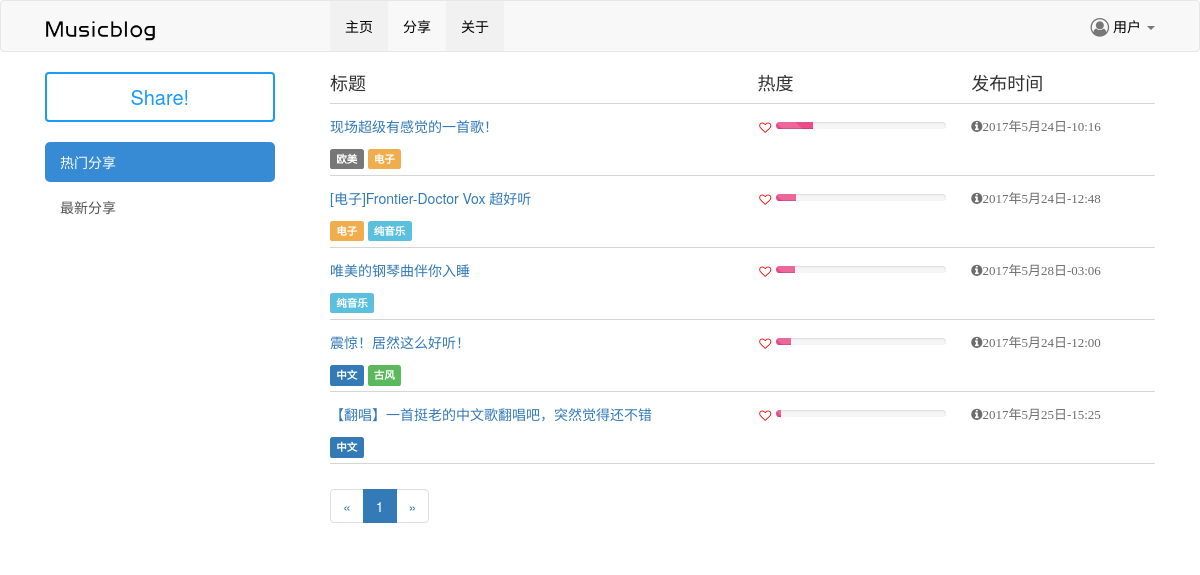
The app's page /index/ with its own data.
### app/models.py (models this page shows, shortened)
class essay(models.Model):
    title = models.CharField(max_length=128,blank=False,null=False)
    auther = models.CharField(max_length=50,blank=False,null=False)
    creatdate = models.DateTimeField(auto_now_add=True)
    content = models.TextField()
    platform = models.CharField(max_length=128)
    link = models.CharField(max_length=2048,blank=False,null=False)
    like = models.IntegerField(default=0)
    comment = models.IntegerField(default=0)
    open = models.IntegerField(default=0)
    popular = models.DecimalField(max_digits=7,decimal_places=2,default=0)
    lable = models.CharField(max_length=128,default='')

### app/views.py (the view)
# urls.py: url(r'^index/$',v1.index,name='index'),
def index(request):
    blog_list = essay.objects.all().order_by('-popular')
    paginator = Paginator(blog_list,10)
    page = request.GET.get('page')
    try:
        blog_list = paginator.page(page)
    except PageNotAnInteger:
        blog_list = paginator.page(1)
    except EmptyPage:
        blog_list = paginator.page(1)
    numlist = range(1,paginator.num_pages+1)
    lablelist = []
    for e in blog_list:
        lablelist.append(str(e.lable).split(';')[1:])
    return render(request, 'index.html', {'posts': blog_list,'numlist':numlist,'lablelist':lablelist,'state':1})

### app/templates/index.html (shortened to what this page needs)
{% extends "base.html" %}
{% block content %}
        <div class="row">
            <div class="col-xs-6">
                <font face="youyuan" size="4">标题</font>
            </div>
            <div class="col-xs-3">
                <font face="youyuan" size="4">热度</font>
            </div>
            <div class="col-xs-3">
                <font face="youyuan" size="4">发布时间</font>
            </div>
        </div>
        <hr>
        {% for post in posts %}
        <div class="row">
            <div class="col-xs-6">
                <div class="news-list-item">
                    <a class="title" href="{% url 'show_blog' post.id %}">
                        <h5>{{ post.title }}</h5>
                    </a>
                    {% for i in lablelist %}
                        {% ifequal forloop.counter forloop.parentloop.counter %}
                            {% for j in i %}
                                {% ifequal j '电子' %}
                                    <span class="label label-warning">{{j}}</span>
                                {% endifequal %}
                                {% ifequal j '欧美' %}
                                    <span class="label label-default">{{j}}</span>
                                {% endifequal %}
                                {% ifequal j '纯音乐' %}
                                    <span class="label label-info">{{j}}</span>
                                {% endifequal %}
                                {% ifequal j '中文' %}
                                    <span class="label label-primary">{{j}}</span>
                                {% endifequal %}
                                {% ifequal j '古风' %}
                                    <span class="label label-success">{{j}}</span>
                                {% endifequal %}
                            {% endfor %}
                        {% endifequal %}
                    {% endfor %}
                </div>
            </div>
            <div class="col-xs-3">
                <h6>
                    <div style="float: left;width:10%;  margin-top: 1px;">
                        <i class="fa fa-heart-o fa-fw" aria-hidden="true" style="color: red;"></i>
                    </div>
                    <div style="float: left;width: 88%; margin-top: 3px;" >
                        <div class="progress" style="height: 7px;width: 170px;">
                            <div class="progress-bar progress-bar-danger progress-bar-striped active" role="progressbar" aria-valuenow="100" aria-valuemin="0" aria-valuemax="10" style="width:{{ post.popular }}%;color:#ea4c89">
                            </div>
                        </div>
                    </div>
                </h6>
            </div>
            <div class="col-xs-3">
                <div class="news-list-item">
                    <h6><span class="fa fa-info-circle info2">{{ post.creatdate|date:"Y年n月d日-H:i" }}</span></h6>
                </div>
            </div>
        </div>
        <hr>
        {% endfor%}
        <nav aria-label="Page navigation" style="text-align: left">
            <ul class="pagination">
                {% if posts.has_previous %}
                <li>
                    <a href="?page={{ posts.previous_page_number }}" aria-label="Previous">
                        <span aria-hidden="true">&laquo;</span>
                    </a>
                </li>
                {% else %}
                    <li class="disable">
                    <a aria-label="Previous">
                        <span aria-hidden="true">&laquo;</span>
                    </a>
                    </li>
                {% endif %}
                {% for i in numlist %}
                    {% if i == posts.number %}
                        <li class="active"><a href="?page={{i}}">{{i}}</a></li>
                    {% else %}
                        <li><a href="?page={{i}}">{{i}}</a></li>
                    {% endif %}
                {% endfor %}
                {% if posts.has_next %}
                    <li>
                        <a href="?page={{ posts.next_page_number }}" aria-label="Next">
                            <span aria-hidden="true">&raquo;</span>
                        </a>
                    </li>
                {% else %}
                    <li class="disable">
                        <a aria-label="Next">
                            <span aria-hidden="true">&raquo;</span>
                        </a>
                    </li>
                {% endif %}
            </ul>
        </nav>
{% endblock %}

### app/static/css/demo.css (style rules this page uses)
body { margin:0; padding:0; }

### app/static/css/xf.css (style rules this page uses)
body, h1, h2, h3, h4, h5, h6, p, blockquote, pre, code, del, dfn, em, img, strong, dd, dl, dt, li, ol, ul, fieldset, form, label, button, input, table, caption, tbody, tfoot, thead, tr, th, td, menu { margin:0; padding:0; }
article, aside, details, figcaption, figure, footer, header, hgroup, nav, section { display:block }
ol, ul, menu { list-style:none }
em, i { font-style: normal; }
a { color:#0088DB; text-decoration:none; cursor:pointer }
body, button, input, select, textarea, code { font-size:12px; font-family:microsoft yahei; color: #444; }

### app/static/css/master.css (style rules this page uses)
.news-list-item .title { font-size: 18px; font-weight: bold; }
.news-list-item .info2 { color: #6c6c6c; font-size: 13px; margin-bottom: 15px; }
.progress-bar-danger { background-color: #ea4c89; }

### app/templates/index.html (style rules this page uses)
hr { margin-top: 5px; margin-bottom: 5px; border: 0; border-top: 1px solid #d5d5d5; }

### records on screen
essay: title "现场超级有感觉的一首歌！", i "欧美", i "电子", {{ post.popular }} 22.00 (drawn), creatdate "2017年5月24日-10:16"
essay: title "[电子]Frontier-Doctor Vox 超好听", i "电子", i "纯音乐", {{ post.popular }} 12.00 (drawn), creatdate "2017年5月24日-12:48"
essay: title "唯美的钢琴曲伴你入睡", i "纯音乐", {{ post.popular }} 11.00 (drawn), creatdate "2017年5月28日-03:06"
essay: title "震惊！居然这么好听！", i "中文", i "古风", {{ post.popular }} 9.00 (drawn), creatdate "2017年5月24日-12:00"
essay: title "【翻唱】一首挺老的中文歌翻唱吧，突然觉得还不错", i "中文", {{ post.popular }} 3.00 (drawn), creatdate "2017年5月25日-15:25"

### other values on screen
{{ i }} "1"
